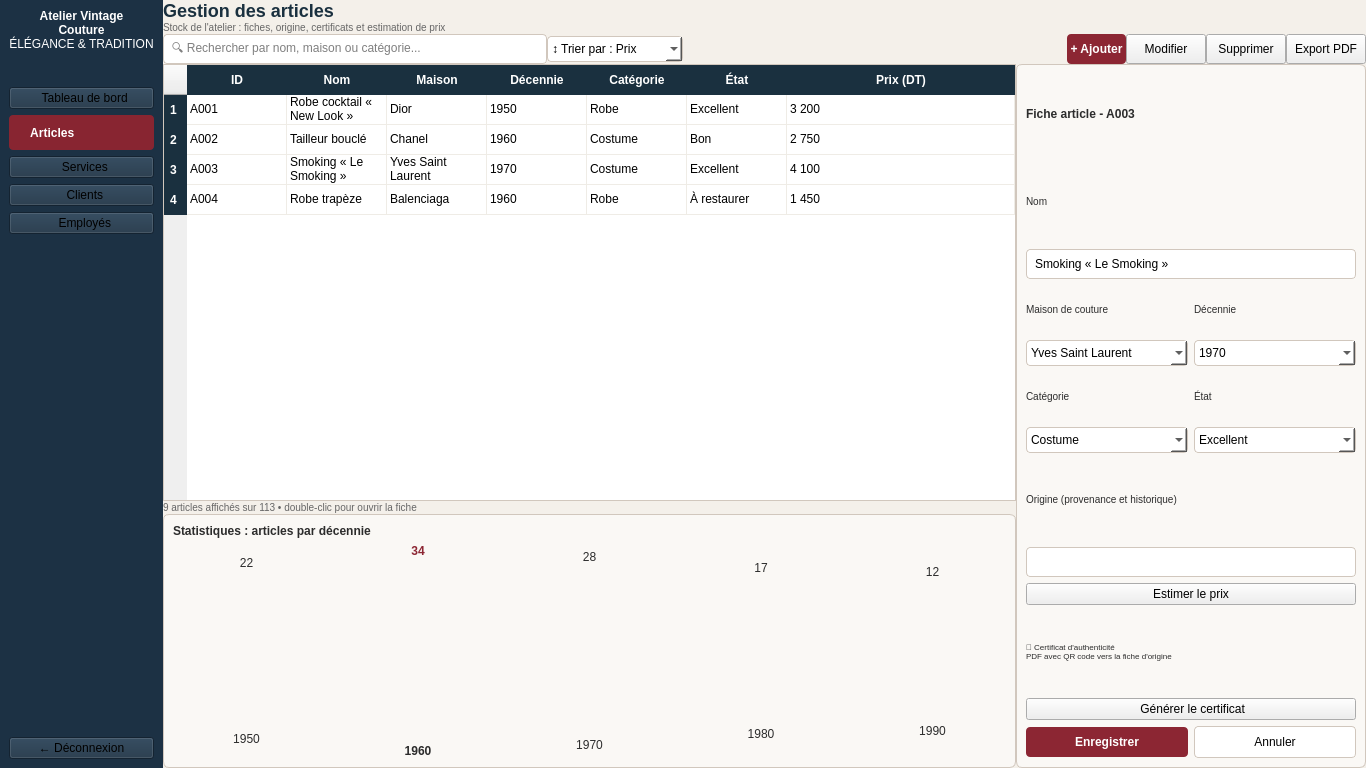
<?xml version="1.0" encoding="UTF-8"?>
<ui version="4.0">
 <class>MainWindow</class>
 <widget class="QMainWindow" name="MainWindow">
  <property name="geometry">
   <rect>
    <x>0</x>
    <y>0</y>
    <width>1366</width>
    <height>768</height>
   </rect>
  </property>
  <property name="windowTitle">
   <string>Atelier Vintage Couture - Gestion des articles</string>
  </property>
  <property name="styleSheet">
   <string>
    QMainWindow {
     background-color: #F4F0EA;
    }
    QWidget#sidebarWidget {
     background-color: #1A303F;
    }
    QLabel {
     color: #2C2C2C;
     font-family: 'Segoe UI', Arial, sans-serif;
    }
    QPushButton#menuArticlesBtn {
     background-color: #8C2633;
     color: #FFFFFF;
     border: none;
     border-radius: 4px;
     text-align: left;
     padding-left: 15px;
     font-weight: bold;
    }
    QPushButton.menuBtn {
     background-color: transparent;
     color: #A0B2C6;
     border: none;
     text-align: left;
     padding-left: 15px;
    }
    QPushButton.menuBtn:hover {
     color: #FFFFFF;
     background-color: rgba(255, 255, 255, 10%);
    }
    QLineEdit {
     background-color: #FFFFFF;
     color: #000000;
     border: 1px solid #D1C7BD;
     border-radius: 4px;
     padding: 6px;
    }
    QComboBox {
     background-color: #FFFFFF;
     color: #000000;
     border: 1px solid #D1C7BD;
     border-radius: 4px;
     padding: 4px;
    }
    QPushButton#btnAdd {
     background-color: #8C2633;
     color: #FFFFFF;
     border-radius: 4px;
     font-weight: bold;
    }
    QPushButton.actionBtn {
     background-color: #FFFFFF;
     border: 1px solid #D1C7BD;
     border-radius: 4px;
     color: #2C2C2C;
    }
    QPushButton.actionBtn:hover {
     background-color: #EFECE6;
    }
    QTableWidget {
     background-color: #FFFFFF;
     border: 1px solid #D1C7BD;
     gridline-color: #EFECE6;
     selection-background-color: #F2D6D9;
     selection-color: #2C2C2C;
    }
    QHeaderView::section {
     background-color: #1A303F;
     color: #FFFFFF;
     padding: 6px;
     border: none;
     font-weight: bold;
    }
    QFrame#rightPanel, QFrame#statsFrame {
     background-color: #FAF8F5;
     border: 1px solid #D1C7BD;
     border-radius: 6px;
    }
    /* Style des barres du graphique */
    QFrame.chartBarBlue {
     background-color: #1A303F;
     border-top-left-radius: 3px;
     border-top-right-radius: 3px;
    }
    QFrame.chartBarRed {
     background-color: #8C2633;
     border-top-left-radius: 3px;
     border-top-right-radius: 3px;
    }

    /* Style spécifique pour les fenêtres pop-up (QMessageBox) avec texte en NOIR */
    QMessageBox {
     background-color: #FFFFFF;
     color: #000000;
    }
    QMessageBox QLabel {
     color: #000000;
     font-weight: bold;
     font-size: 13px;
    }
    QMessageBox QPushButton {
     background-color: #1A303F;
     color: #FFFFFF;
     border-radius: 4px;
     padding: 6px 16px;
     font-weight: bold;
     min-width: 60px;
    }
    QMessageBox QPushButton:hover {
     background-color: #8C2633;
    }
   </string>
  </property>
  <widget class="QWidget" name="centralwidget">
   <layout class="QHBoxLayout" name="horizontalLayout">
    <property name="spacing">
     <number>0</number>
    </property>
    <property name="leftMargin">
     <number>0</number>
    </property>
    <property name="topMargin">
     <number>0</number>
    </property>
    <property name="rightMargin">
     <number>0</number>
    </property>
    <property name="bottomMargin">
     <number>0</number>
    </property>
    <item>
     <widget class="QWidget" name="" native="true">
      <property name="styleSheet">
       <string notr="true">background-color: #1c3144;</string>
      </property>
      <layout class="QVBoxLayout" name="verticalLayoutSidebar">
       <item>
        <widget class="QLabel" name="logoLabel">
         <property name="styleSheet">
          <string notr="true">color: rgb(255, 255, 255);</string>
         </property>
         <property name="text">
          <string>&lt;html&gt;&lt;head/&gt;&lt;body&gt;&lt;p align=&quot;center&quot;&gt;&lt;span style=&quot; font-weight:700;&quot;&gt;Atelier Vintage&lt;br/&gt;Couture&lt;/span&gt;&lt;br/&gt;ÉLÉGANCE &amp;amp; TRADITION&lt;/p&gt;&lt;/body&gt;&lt;/html&gt;</string>
         </property>
         <property name="alignment">
          <set>Qt::AlignmentFlag::AlignCenter</set>
         </property>
        </widget>
       </item>
       <item>
        <spacer name="verticalSpacerLogo">
         <property name="orientation">
          <enum>Qt::Orientation::Vertical</enum>
         </property>
         <property name="sizeType">
          <enum>QSizePolicy::Policy::Fixed</enum>
         </property>
         <property name="sizeHint" stdset="0">
          <size>
           <width>20</width>
           <height>30</height>
          </size>
         </property>
        </spacer>
       </item>
       <item>
        <widget class="QPushButton" name="menuDashboardBtn">
         <property name="text">
          <string>  Tableau de bord</string>
         </property>
         <property name="class" stdset="0">
          <string>menuBtn</string>
         </property>
        </widget>
       </item>
       <item>
        <widget class="QPushButton" name="menuArticlesBtn">
         <property name="minimumSize">
          <size>
           <width>0</width>
           <height>35</height>
          </size>
         </property>
         <property name="styleSheet">
          <string notr="true">background-color: rgb(136, 37, 49);</string>
         </property>
         <property name="text">
          <string>  Articles</string>
         </property>
        </widget>
       </item>
       <item>
        <widget class="QPushButton" name="menuServicesBtn">
         <property name="text">
          <string>  Services</string>
         </property>
         <property name="class" stdset="0">
          <string>menuBtn</string>
         </property>
        </widget>
       </item>
       <item>
        <widget class="QPushButton" name="menuClientsBtn">
         <property name="text">
          <string>  Clients</string>
         </property>
         <property name="class" stdset="0">
          <string>menuBtn</string>
         </property>
        </widget>
       </item>
       <item>
        <widget class="QPushButton" name="menuEmployeesBtn">
         <property name="text">
          <string>  Employés</string>
         </property>
         <property name="class" stdset="0">
          <string>menuBtn</string>
         </property>
        </widget>
       </item>
       <item>
        <spacer name="verticalSpacerMenu">
         <property name="orientation">
          <enum>Qt::Orientation::Vertical</enum>
         </property>
         <property name="sizeHint" stdset="0">
          <size>
           <width>20</width>
           <height>300</height>
          </size>
         </property>
        </spacer>
       </item>
       <item>
        <widget class="QLabel" name="userProfileLabel">
         <property name="text">
          <string>&lt;html&gt;&lt;head/&gt;&lt;body&gt;&lt;p&gt;&lt;br/&gt;&lt;/p&gt;&lt;/body&gt;&lt;/html&gt;</string>
         </property>
        </widget>
       </item>
       <item>
        <widget class="QPushButton" name="menuLogoutBtn">
         <property name="text">
          <string>← Déconnexion</string>
         </property>
         <property name="class" stdset="0">
          <string>menuBtn</string>
         </property>
        </widget>
       </item>
      </layout>
     </widget>
    </item>
    <item>
     <layout class="QVBoxLayout" name="verticalLayoutMain">
      <item>
       <layout class="QHBoxLayout" name="headerLayout">
        <item>
         <widget class="QLabel" name="titleLabel">
          <property name="text">
           <string>&lt;h2 style=&quot;margin:0; color:#1A303F;&quot;&gt;Gestion des articles&lt;/h2&gt;&lt;font color=&quot;#666666&quot; size=&quot;2&quot;&gt;Stock de l'atelier : fiches, origine, certificats et estimation de prix&lt;/font&gt;</string>
          </property>
         </widget>
        </item>
        <item>
         <widget class="QLabel" name="dateSessionLabel">
          <property name="text">
           <string>&lt;html&gt;&lt;head/&gt;&lt;body&gt;&lt;p align=&quot;right&quot;&gt;&lt;br/&gt;&lt;/p&gt;&lt;/body&gt;&lt;/html&gt;</string>
          </property>
         </widget>
        </item>
       </layout>
      </item>
      <item>
       <layout class="QHBoxLayout" name="toolbarLayout">
        <item>
         <widget class="QLineEdit" name="searchLineEdit">
          <property name="minimumSize">
           <size>
            <width>300</width>
            <height>0</height>
           </size>
          </property>
          <property name="placeholderText">
           <string>🔍 Rechercher par nom, maison ou catégorie...</string>
          </property>
         </widget>
        </item>
        <item>
         <widget class="QComboBox" name="sortComboBox">
          <item>
           <property name="text">
            <string>↕ Trier par : Prix</string>
           </property>
          </item>
          <item>
           <property name="text">
            <string>Trier par : Nom</string>
           </property>
          </item>
          <item>
           <property name="text">
            <string>Trier par : Décennie</string>
           </property>
          </item>
         </widget>
        </item>
        <item>
         <spacer name="horizontalSpacerTools">
          <property name="orientation">
           <enum>Qt::Orientation::Horizontal</enum>
          </property>
          <property name="sizeHint" stdset="0">
           <size>
            <width>40</width>
            <height>20</height>
           </size>
          </property>
         </spacer>
        </item>
        <item>
         <widget class="QPushButton" name="btnAdd">
          <property name="minimumSize">
           <size>
            <width>0</width>
            <height>30</height>
           </size>
          </property>
          <property name="text">
           <string> + Ajouter </string>
          </property>
         </widget>
        </item>
        <item>
         <widget class="QPushButton" name="btnEdit">
          <property name="minimumSize">
           <size>
            <width>0</width>
            <height>30</height>
           </size>
          </property>
          <property name="text">
           <string>Modifier</string>
          </property>
          <property name="class" stdset="0">
           <string>actionBtn</string>
          </property>
         </widget>
        </item>
        <item>
         <widget class="QPushButton" name="btnDelete">
          <property name="minimumSize">
           <size>
            <width>0</width>
            <height>30</height>
           </size>
          </property>
          <property name="text">
           <string>Supprimer</string>
          </property>
          <property name="class" stdset="0">
           <string>actionBtn</string>
          </property>
         </widget>
        </item>
        <item>
         <widget class="QPushButton" name="btnExportPDF">
          <property name="minimumSize">
           <size>
            <width>0</width>
            <height>30</height>
           </size>
          </property>
          <property name="text">
           <string>Export PDF</string>
          </property>
          <property name="class" stdset="0">
           <string>actionBtn</string>
          </property>
         </widget>
        </item>
       </layout>
      </item>
      <item>
       <layout class="QHBoxLayout" name="centerContentLayout">
        <item>
         <layout class="QVBoxLayout" name="leftSideLayout">
          <item>
           <layout class="QVBoxLayout" name="tableLayout">
            <item>
             <widget class="QTableWidget" name="tableArticles">
              <property name="rowCount">
               <number>4</number>
              </property>
              <property name="columnCount">
               <number>7</number>
              </property>
              <attribute name="horizontalHeaderStretchLastSection">
               <bool>true</bool>
              </attribute>
              <row/>
              <row/>
              <row/>
              <row/>
              <column>
               <property name="text">
                <string>ID</string>
               </property>
              </column>
              <column>
               <property name="text">
                <string>Nom</string>
               </property>
              </column>
              <column>
               <property name="text">
                <string>Maison</string>
               </property>
              </column>
              <column>
               <property name="text">
                <string>Décennie</string>
               </property>
              </column>
              <column>
               <property name="text">
                <string>Catégorie</string>
               </property>
              </column>
              <column>
               <property name="text">
                <string>État</string>
               </property>
              </column>
              <column>
               <property name="text">
                <string>Prix (DT)</string>
               </property>
              </column>
              <item row="0" column="0">
               <property name="text">
                <string>A001</string>
               </property>
              </item>
              <item row="0" column="1">
               <property name="text">
                <string>Robe cocktail « New Look »</string>
               </property>
              </item>
              <item row="0" column="2">
               <property name="text">
                <string>Dior</string>
               </property>
              </item>
              <item row="0" column="3">
               <property name="text">
                <string>1950</string>
               </property>
              </item>
              <item row="0" column="4">
               <property name="text">
                <string>Robe</string>
               </property>
              </item>
              <item row="0" column="5">
               <property name="text">
                <string>Excellent</string>
               </property>
              </item>
              <item row="0" column="6">
               <property name="text">
                <string>3 200</string>
               </property>
              </item>
              <item row="1" column="0">
               <property name="text">
                <string>A002</string>
               </property>
              </item>
              <item row="1" column="1">
               <property name="text">
                <string>Tailleur bouclé</string>
               </property>
              </item>
              <item row="1" column="2">
               <property name="text">
                <string>Chanel</string>
               </property>
              </item>
              <item row="1" column="3">
               <property name="text">
                <string>1960</string>
               </property>
              </item>
              <item row="1" column="4">
               <property name="text">
                <string>Costume</string>
               </property>
              </item>
              <item row="1" column="5">
               <property name="text">
                <string>Bon</string>
               </property>
              </item>
              <item row="1" column="6">
               <property name="text">
                <string>2 750</string>
               </property>
              </item>
              <item row="2" column="0">
               <property name="text">
                <string>A003</string>
               </property>
              </item>
              <item row="2" column="1">
               <property name="text">
                <string>Smoking « Le Smoking »</string>
               </property>
              </item>
              <item row="2" column="2">
               <property name="text">
                <string>Yves Saint Laurent</string>
               </property>
              </item>
              <item row="2" column="3">
               <property name="text">
                <string>1970</string>
               </property>
              </item>
              <item row="2" column="4">
               <property name="text">
                <string>Costume</string>
               </property>
              </item>
              <item row="2" column="5">
               <property name="text">
                <string>Excellent</string>
               </property>
              </item>
              <item row="2" column="6">
               <property name="text">
                <string>4 100</string>
               </property>
              </item>
              <item row="3" column="0">
               <property name="text">
                <string>A004</string>
               </property>
              </item>
              <item row="3" column="1">
               <property name="text">
                <string>Robe trapèze</string>
               </property>
              </item>
              <item row="3" column="2">
               <property name="text">
                <string>Balenciaga</string>
               </property>
              </item>
              <item row="3" column="3">
               <property name="text">
                <string>1960</string>
               </property>
              </item>
              <item row="3" column="4">
               <property name="text">
                <string>Robe</string>
               </property>
              </item>
              <item row="3" column="5">
               <property name="text">
                <string>À restaurer</string>
               </property>
              </item>
              <item row="3" column="6">
               <property name="text">
                <string>1 450</string>
               </property>
              </item>
             </widget>
            </item>
            <item>
             <widget class="QLabel" name="tableInfoLabel">
              <property name="text">
               <string>&lt;font color=&quot;#666666&quot; size=&quot;2&quot;&gt;9 articles affichés sur 113 • double-clic pour ouvrir la fiche&lt;/font&gt;</string>
              </property>
             </widget>
            </item>
           </layout>
          </item>
          <item>
           <widget class="QFrame" name="statsFrame">
            <property name="minimumSize">
             <size>
              <width>0</width>
              <height>220</height>
             </size>
            </property>
            <layout class="QVBoxLayout" name="statsLayout">
             <item>
              <widget class="QLabel" name="statsTitleLabel">
               <property name="text">
                <string>&lt;b&gt;Statistiques : articles par décennie&lt;/b&gt;</string>
               </property>
              </widget>
             </item>
             <item>
              <layout class="QHBoxLayout" name="barsContainerLayout">
               <property name="spacing">
                <number>25</number>
               </property>
               <item>
                <layout class="QVBoxLayout" name="barCol1">
                 <item>
                  <widget class="QLabel" name="val1950">
                   <property name="text">
                    <string>22</string>
                   </property>
                   <property name="alignment">
                    <set>Qt::AlignmentFlag::AlignCenter</set>
                   </property>
                  </widget>
                 </item>
                 <item>
                  <widget class="QFrame" name="bar1950">
                   <property name="minimumSize">
                    <size>
                     <width>45</width>
                     <height>88</height>
                    </size>
                   </property>
                   <property name="class" stdset="0">
                    <string>chartBarBlue</string>
                   </property>
                  </widget>
                 </item>
                 <item>
                  <widget class="QLabel" name="lbl1950">
                   <property name="text">
                    <string>1950</string>
                   </property>
                   <property name="alignment">
                    <set>Qt::AlignmentFlag::AlignCenter</set>
                   </property>
                  </widget>
                 </item>
                </layout>
               </item>
               <item>
                <layout class="QVBoxLayout" name="barCol2">
                 <item>
                  <widget class="QLabel" name="val1960">
                   <property name="text">
                    <string>&lt;b style=&quot;color:#8C2633;&quot;&gt;34&lt;/b&gt;</string>
                   </property>
                   <property name="alignment">
                    <set>Qt::AlignmentFlag::AlignCenter</set>
                   </property>
                  </widget>
                 </item>
                 <item>
                  <widget class="QFrame" name="bar1960">
                   <property name="minimumSize">
                    <size>
                     <width>45</width>
                     <height>136</height>
                    </size>
                   </property>
                   <property name="class" stdset="0">
                    <string>chartBarRed</string>
                   </property>
                  </widget>
                 </item>
                 <item>
                  <widget class="QLabel" name="lbl1960">
                   <property name="text">
                    <string>&lt;b&gt;1960&lt;/b&gt;</string>
                   </property>
                   <property name="alignment">
                    <set>Qt::AlignmentFlag::AlignCenter</set>
                   </property>
                  </widget>
                 </item>
                </layout>
               </item>
               <item>
                <layout class="QVBoxLayout" name="barCol3">
                 <item>
                  <widget class="QLabel" name="val1970">
                   <property name="text">
                    <string>28</string>
                   </property>
                   <property name="alignment">
                    <set>Qt::AlignmentFlag::AlignCenter</set>
                   </property>
                  </widget>
                 </item>
                 <item>
                  <widget class="QFrame" name="bar1970">
                   <property name="minimumSize">
                    <size>
                     <width>45</width>
                     <height>112</height>
                    </size>
                   </property>
                   <property name="class" stdset="0">
                    <string>chartBarBlue</string>
                   </property>
                  </widget>
                 </item>
                 <item>
                  <widget class="QLabel" name="lbl1970">
                   <property name="text">
                    <string>1970</string>
                   </property>
                   <property name="alignment">
                    <set>Qt::AlignmentFlag::AlignCenter</set>
                   </property>
                  </widget>
                 </item>
                </layout>
               </item>
               <item>
                <layout class="QVBoxLayout" name="barCol4">
                 <item>
                  <widget class="QLabel" name="val1980">
                   <property name="text">
                    <string>17</string>
                   </property>
                   <property name="alignment">
                    <set>Qt::AlignmentFlag::AlignCenter</set>
                   </property>
                  </widget>
                 </item>
                 <item>
                  <widget class="QFrame" name="bar1980">
                   <property name="minimumSize">
                    <size>
                     <width>45</width>
                     <height>68</height>
                    </size>
                   </property>
                   <property name="class" stdset="0">
                    <string>chartBarBlue</string>
                   </property>
                  </widget>
                 </item>
                 <item>
                  <widget class="QLabel" name="lbl1980">
                   <property name="text">
                    <string>1980</string>
                   </property>
                   <property name="alignment">
                    <set>Qt::AlignmentFlag::AlignCenter</set>
                   </property>
                  </widget>
                 </item>
                </layout>
               </item>
               <item>
                <layout class="QVBoxLayout" name="barCol5">
                 <item>
                  <widget class="QLabel" name="val1990">
                   <property name="text">
                    <string>12</string>
                   </property>
                   <property name="alignment">
                    <set>Qt::AlignmentFlag::AlignCenter</set>
                   </property>
                  </widget>
                 </item>
                 <item>
                  <widget class="QFrame" name="bar1990">
                   <property name="minimumSize">
                    <size>
                     <width>45</width>
                     <height>48</height>
                    </size>
                   </property>
                   <property name="class" stdset="0">
                    <string>chartBarBlue</string>
                   </property>
                  </widget>
                 </item>
                 <item>
                  <widget class="QLabel" name="lbl1990">
                   <property name="text">
                    <string>1990</string>
                   </property>
                   <property name="alignment">
                    <set>Qt::AlignmentFlag::AlignCenter</set>
                   </property>
                  </widget>
                 </item>
                </layout>
               </item>
              </layout>
             </item>
            </layout>
           </widget>
          </item>
         </layout>
        </item>
        <item>
         <widget class="QFrame" name="rightPanel">
          <property name="minimumSize">
           <size>
            <width>350</width>
            <height>0</height>
           </size>
          </property>
          <property name="maximumSize">
           <size>
            <width>350</width>
            <height>16777215</height>
           </size>
          </property>
          <layout class="QVBoxLayout" name="rightLayout">
           <item>
            <widget class="QLabel" name="ficheTitleLabel">
             <property name="text">
              <string>&lt;b&gt;Fiche article - A003&lt;/b&gt;</string>
             </property>
            </widget>
           </item>
           <item>
            <widget class="QLabel" name="lblNom">
             <property name="text">
              <string>&lt;font size=&quot;2&quot;&gt;Nom&lt;/font&gt;</string>
             </property>
            </widget>
           </item>
           <item>
            <widget class="QLineEdit" name="inputNom">
             <property name="text">
              <string>Smoking « Le Smoking »</string>
             </property>
            </widget>
           </item>
           <item>
            <layout class="QHBoxLayout" name="subFormLayout">
             <item>
              <layout class="QVBoxLayout" name="subFormCol1">
               <item>
                <widget class="QLabel" name="lblMaison">
                 <property name="text">
                  <string>&lt;font size=&quot;2&quot;&gt;Maison de couture&lt;/font&gt;</string>
                 </property>
                </widget>
               </item>
               <item>
                <widget class="QComboBox" name="comboMaison">
                 <item>
                  <property name="text">
                   <string>Yves Saint Laurent</string>
                  </property>
                 </item>
                 <item>
                  <property name="text">
                   <string>Dior</string>
                  </property>
                 </item>
                 <item>
                  <property name="text">
                   <string>Chanel</string>
                  </property>
                 </item>
                 <item>
                  <property name="text">
                   <string>Balenciaga</string>
                  </property>
                 </item>
                </widget>
               </item>
              </layout>
             </item>
             <item>
              <layout class="QVBoxLayout" name="subFormCol2">
               <item>
                <widget class="QLabel" name="lblDecennie">
                 <property name="text">
                  <string>&lt;font size=&quot;2&quot;&gt;Décennie&lt;/font&gt;</string>
                 </property>
                </widget>
               </item>
               <item>
                <widget class="QComboBox" name="comboDecennie">
                 <item>
                  <property name="text">
                   <string>1970</string>
                  </property>
                 </item>
                 <item>
                  <property name="text">
                   <string>1950</string>
                  </property>
                 </item>
                 <item>
                  <property name="text">
                   <string>1960</string>
                  </property>
                 </item>
                 <item>
                  <property name="text">
                   <string>1980</string>
                  </property>
                 </item>
                </widget>
               </item>
              </layout>
             </item>
            </layout>
           </item>
           <item>
            <layout class="QHBoxLayout" name="subFormLayout2">
             <item>
              <layout class="QVBoxLayout" name="subFormCol3">
               <item>
                <widget class="QLabel" name="lblCategorie">
                 <property name="text">
                  <string>&lt;font size=&quot;2&quot;&gt;Catégorie&lt;/font&gt;</string>
                 </property>
                </widget>
               </item>
               <item>
                <widget class="QComboBox" name="comboCategorie">
                 <item>
                  <property name="text">
                   <string>Costume</string>
                  </property>
                 </item>
                 <item>
                  <property name="text">
                   <string>Robe</string>
                  </property>
                 </item>
                </widget>
               </item>
              </layout>
             </item>
             <item>
              <layout class="QVBoxLayout" name="subFormCol4">
               <item>
                <widget class="QLabel" name="lblEtat">
                 <property name="text">
                  <string>&lt;font size=&quot;2&quot;&gt;État&lt;/font&gt;</string>
                 </property>
                </widget>
               </item>
               <item>
                <widget class="QComboBox" name="comboEtat">
                 <item>
                  <property name="text">
                   <string>Excellent</string>
                  </property>
                 </item>
                 <item>
                  <property name="text">
                   <string>Bon</string>
                  </property>
                 </item>
                 <item>
                  <property name="text">
                   <string>À restaurer</string>
                  </property>
                 </item>
                </widget>
               </item>
              </layout>
             </item>
            </layout>
           </item>
           <item>
            <widget class="QLabel" name="lblOrigine">
             <property name="text">
              <string>&lt;font size=&quot;2&quot;&gt;Origine (provenance et historique)&lt;/font&gt;</string>
             </property>
            </widget>
           </item>
           <item>
            <widget class="QLineEdit" name="inputOrigine">
             <property name="text">
              <string/>
             </property>
            </widget>
           </item>
           <item>
            <widget class="QPushButton" name="btnEstimer">
             <property name="text">
              <string> Estimer le prix </string>
             </property>
            </widget>
           </item>
           <item>
            <widget class="QLabel" name="certificatLabel">
             <property name="text">
              <string>&lt;font size=&quot;1&quot;&gt;📜 Certificat d'authenticité&lt;br/&gt;PDF avec QR code vers la fiche d'origine&lt;/font&gt;</string>
             </property>
            </widget>
           </item>
           <item>
            <widget class="QPushButton" name="btnGenererCertificat">
             <property name="text">
              <string> Générer le certificat</string>
             </property>
            </widget>
           </item>
           <item>
            <layout class="QHBoxLayout" name="bottomActionLayout">
             <item>
              <widget class="QPushButton" name="btnEnregistrer">
               <property name="styleSheet">
                <string>background-color: #8C2633; color: #FFFFFF; font-weight: bold; border-radius: 4px; padding: 8px;</string>
               </property>
               <property name="text">
                <string>Enregistrer</string>
               </property>
              </widget>
             </item>
             <item>
              <widget class="QPushButton" name="btnAnnuler">
               <property name="styleSheet">
                <string>background-color: #FFFFFF; border: 1px solid #D1C7BD; border-radius: 4px; padding: 8px; color: #000000;</string>
               </property>
               <property name="text">
                <string>Annuler</string>
               </property>
              </widget>
             </item>
            </layout>
           </item>
          </layout>
         </widget>
        </item>
       </layout>
      </item>
     </layout>
    </item>
   </layout>
  </widget>
 </widget>
 <resources/>
 <connections/>
</ui>
